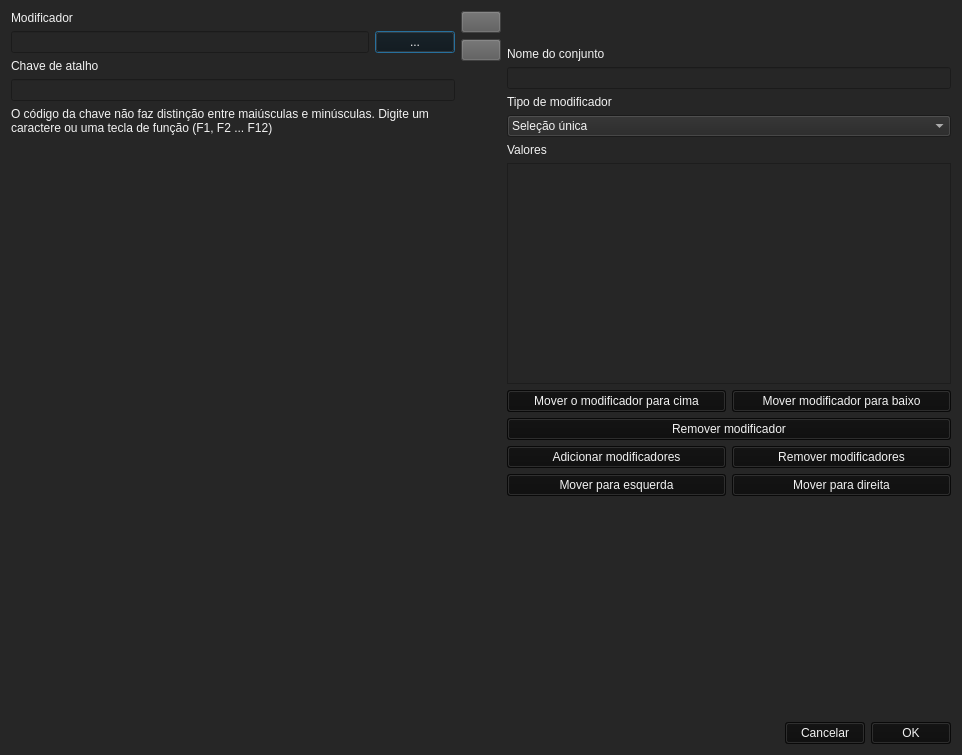
<?xml version="1.0" encoding="UTF-8"?>
<ui version="4.0">
 <class>Dialog</class>
 <widget class="QDialog" name="Dialog">
  <property name="geometry">
   <rect>
    <x>0</x>
    <y>0</y>
    <width>962</width>
    <height>755</height>
   </rect>
  </property>
  <property name="sizePolicy">
   <sizepolicy hsizetype="Preferred" vsizetype="Preferred">
    <horstretch>0</horstretch>
    <verstretch>0</verstretch>
   </sizepolicy>
  </property>
  <property name="windowTitle">
   <string>Definir Modificadores</string>
  </property>
  <property name="windowIcon">
   <iconset>
    <normaloff>logo.png</normaloff>logo.png</iconset>
  </property>
  <property name="styleSheet">
   <string notr="true">background-color: rgb(38, 38, 38);
color: rgb(242, 242, 242);</string>
  </property>
  <layout class="QVBoxLayout" name="verticalLayout_5">
   <item>
    <layout class="QVBoxLayout" name="verticalLayout_4">
     <item>
      <layout class="QHBoxLayout" name="horizontalLayout_5">
       <item>
        <layout class="QVBoxLayout" name="verticalLayout_2">
         <item>
          <widget class="QLabel" name="lbModifier">
           <property name="text">
            <string>Modificador</string>
           </property>
          </widget>
         </item>
         <item>
          <layout class="QHBoxLayout" name="horizontalLayout_6">
           <item>
            <widget class="QLineEdit" name="leModifier">
             <property name="enabled">
              <bool>true</bool>
             </property>
             <property name="sizePolicy">
              <sizepolicy hsizetype="Preferred" vsizetype="Fixed">
               <horstretch>0</horstretch>
               <verstretch>0</verstretch>
              </sizepolicy>
             </property>
             <property name="maximumSize">
              <size>
               <width>16777215</width>
               <height>16777215</height>
              </size>
             </property>
             <property name="contextMenuPolicy">
              <enum>Qt::CustomContextMenu</enum>
             </property>
             <property name="acceptDrops">
              <bool>true</bool>
             </property>
             <property name="text">
              <string/>
             </property>
            </widget>
           </item>
           <item>
            <widget class="QPushButton" name="select_default">
             <property name="enabled">
              <bool>true</bool>
             </property>
             <property name="sizePolicy">
              <sizepolicy hsizetype="Fixed" vsizetype="Fixed">
               <horstretch>0</horstretch>
               <verstretch>0</verstretch>
              </sizepolicy>
             </property>
             <property name="contextMenuPolicy">
              <enum>Qt::NoContextMenu</enum>
             </property>
             <property name="acceptDrops">
              <bool>false</bool>
             </property>
             <property name="styleSheet">
              <string notr="true">background-color: rgb(13, 13, 13);</string>
             </property>
             <property name="text">
              <string>...</string>
             </property>
             <property name="autoDefault">
              <bool>true</bool>
             </property>
            </widget>
           </item>
          </layout>
         </item>
         <item>
          <widget class="QLabel" name="lbCode">
           <property name="text">
            <string>Chave de atalho</string>
           </property>
          </widget>
         </item>
         <item>
          <widget class="QLineEdit" name="leCode"/>
         </item>
         <item>
          <widget class="QLabel" name="lbCodeHelp">
           <property name="text">
            <string>O código da chave não faz distinção entre maiúsculas e minúsculas. Digite um caractere ou uma tecla de função (F1, F2 ... F12)</string>
           </property>
           <property name="wordWrap">
            <bool>true</bool>
           </property>
          </widget>
         </item>
         <item>
          <spacer name="verticalSpacer">
           <property name="orientation">
            <enum>Qt::Vertical</enum>
           </property>
           <property name="sizeHint" stdset="0">
            <size>
             <width>20</width>
             <height>40</height>
            </size>
           </property>
          </spacer>
         </item>
        </layout>
       </item>
       <item>
        <layout class="QVBoxLayout" name="verticalLayout_3">
         <item>
          <widget class="QPushButton" name="pbAddModifier">
           <property name="styleSheet">
            <string notr="true">background-color: rgb(89, 89, 89);</string>
           </property>
           <property name="text">
            <string/>
           </property>
          </widget>
         </item>
         <item>
          <widget class="QPushButton" name="pbModifyModifier">
           <property name="styleSheet">
            <string notr="true">background-color: rgb(89, 89, 89);</string>
           </property>
           <property name="text">
            <string/>
           </property>
          </widget>
         </item>
         <item>
          <spacer name="verticalSpacer_2">
           <property name="orientation">
            <enum>Qt::Vertical</enum>
           </property>
           <property name="sizeHint" stdset="0">
            <size>
             <width>20</width>
             <height>40</height>
            </size>
           </property>
          </spacer>
         </item>
        </layout>
       </item>
       <item>
        <layout class="QVBoxLayout" name="verticalLayout">
         <item>
          <widget class="QTabWidget" name="tabWidgetModifiersSets">
           <property name="maximumSize">
            <size>
             <width>16777215</width>
             <height>30</height>
            </size>
           </property>
           <property name="tabPosition">
            <enum>QTabWidget::North</enum>
           </property>
           <property name="tabShape">
            <enum>QTabWidget::Rounded</enum>
           </property>
           <property name="currentIndex">
            <number>-1</number>
           </property>
           <property name="elideMode">
            <enum>Qt::ElideNone</enum>
           </property>
           <property name="documentMode">
            <bool>true</bool>
           </property>
          </widget>
         </item>
         <item>
          <widget class="QLabel" name="lbSetName">
           <property name="text">
            <string>Nome do conjunto</string>
           </property>
          </widget>
         </item>
         <item>
          <widget class="QLineEdit" name="leSetName"/>
         </item>
         <item>
          <widget class="QLabel" name="lbType">
           <property name="text">
            <string>Tipo de modificador</string>
           </property>
          </widget>
         </item>
         <item>
          <widget class="QComboBox" name="cbType">
           <item>
            <property name="text">
             <string>Seleção única</string>
            </property>
           </item>
           <item>
            <property name="text">
             <string>Seleção múltipla</string>
            </property>
           </item>
          </widget>
         </item>
         <item>
          <widget class="QLabel" name="lbValues">
           <property name="text">
            <string>Valores</string>
           </property>
          </widget>
         </item>
         <item>
          <widget class="QListWidget" name="lwModifiers"/>
         </item>
         <item>
          <layout class="QHBoxLayout" name="horizontalLayout">
           <item>
            <widget class="QPushButton" name="pbMoveUp">
             <property name="styleSheet">
              <string notr="true">background-color: rgb(13, 13, 13);</string>
             </property>
             <property name="text">
              <string>Mover o modificador para cima</string>
             </property>
            </widget>
           </item>
           <item>
            <widget class="QPushButton" name="pbMoveDown">
             <property name="styleSheet">
              <string notr="true">background-color: rgb(13, 13, 13);</string>
             </property>
             <property name="text">
              <string>Mover modificador para baixo</string>
             </property>
            </widget>
           </item>
          </layout>
         </item>
         <item>
          <widget class="QPushButton" name="pbRemoveModifier">
           <property name="styleSheet">
            <string notr="true">background-color: rgb(13, 13, 13);</string>
           </property>
           <property name="text">
            <string>Remover modificador</string>
           </property>
          </widget>
         </item>
         <item>
          <layout class="QHBoxLayout" name="horizontalLayout_3">
           <item>
            <widget class="QPushButton" name="pbAddSet">
             <property name="styleSheet">
              <string notr="true">background-color: rgb(13, 13, 13);</string>
             </property>
             <property name="text">
              <string>Adicionar modificadores</string>
             </property>
            </widget>
           </item>
           <item>
            <widget class="QPushButton" name="pbRemoveSet">
             <property name="styleSheet">
              <string notr="true">background-color: rgb(13, 13, 13);</string>
             </property>
             <property name="text">
              <string>Remover modificadores</string>
             </property>
            </widget>
           </item>
          </layout>
         </item>
         <item>
          <layout class="QHBoxLayout" name="horizontalLayout_4">
           <item>
            <widget class="QPushButton" name="pbMoveSetLeft">
             <property name="styleSheet">
              <string notr="true">background-color: rgb(13, 13, 13);</string>
             </property>
             <property name="text">
              <string>Mover para esquerda</string>
             </property>
            </widget>
           </item>
           <item>
            <widget class="QPushButton" name="pbMoveSetRight">
             <property name="styleSheet">
              <string notr="true">background-color: rgb(13, 13, 13);</string>
             </property>
             <property name="text">
              <string>Mover para direita</string>
             </property>
            </widget>
           </item>
          </layout>
         </item>
         <item>
          <spacer name="verticalSpacer_3">
           <property name="orientation">
            <enum>Qt::Vertical</enum>
           </property>
           <property name="sizeHint" stdset="0">
            <size>
             <width>20</width>
             <height>40</height>
            </size>
           </property>
          </spacer>
         </item>
        </layout>
       </item>
      </layout>
     </item>
     <item>
      <layout class="QHBoxLayout" name="horizontalLayout_2">
       <item>
        <spacer name="horizontalSpacer">
         <property name="orientation">
          <enum>Qt::Horizontal</enum>
         </property>
         <property name="sizeHint" stdset="0">
          <size>
           <width>40</width>
           <height>20</height>
          </size>
         </property>
        </spacer>
       </item>
       <item>
        <widget class="QPushButton" name="pbCancel">
         <property name="styleSheet">
          <string notr="true">background-color: rgb(13, 13, 13);</string>
         </property>
         <property name="text">
          <string>Cancelar</string>
         </property>
        </widget>
       </item>
       <item>
        <widget class="QPushButton" name="pbOK">
         <property name="styleSheet">
          <string notr="true">background-color: rgb(13, 13, 13);</string>
         </property>
         <property name="text">
          <string>OK</string>
         </property>
        </widget>
       </item>
      </layout>
     </item>
    </layout>
   </item>
  </layout>
 </widget>
 <resources/>
 <connections/>
</ui>
